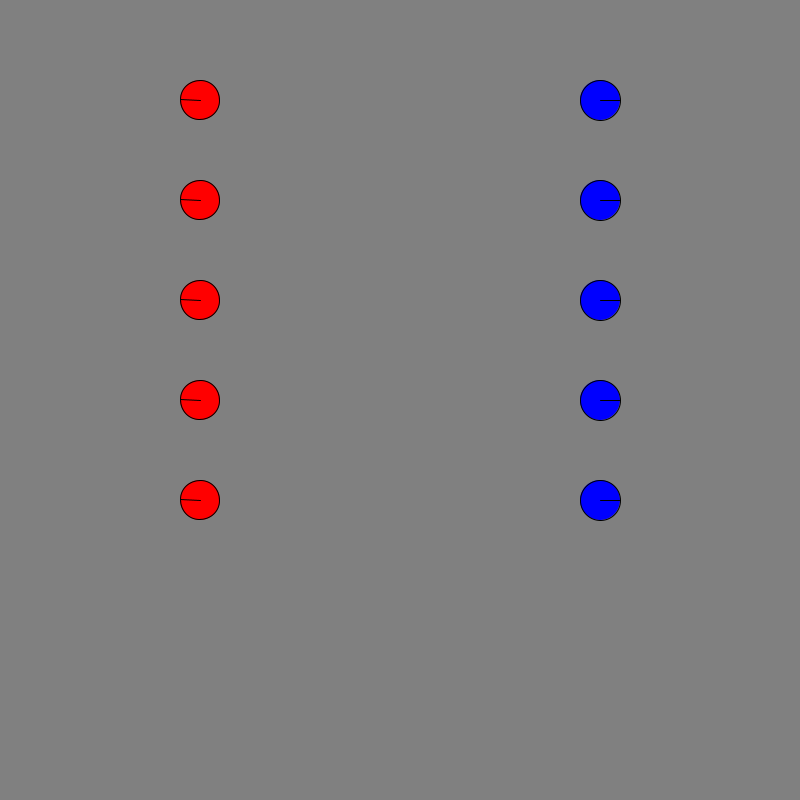
Frame 1 (no input)
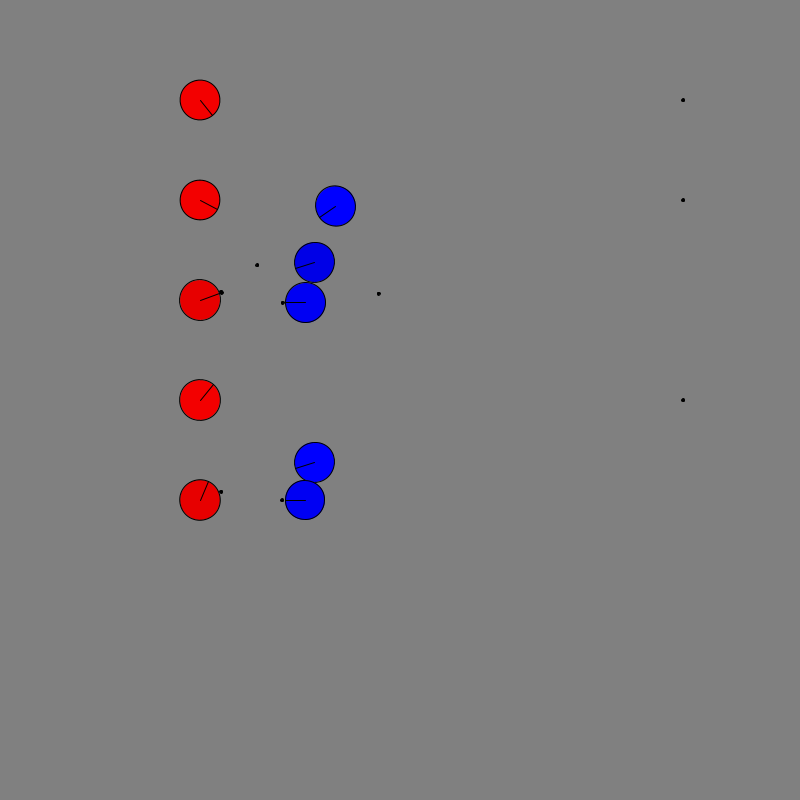
Frame 60 (the mouse pressed at the canvas centre just before this capture)
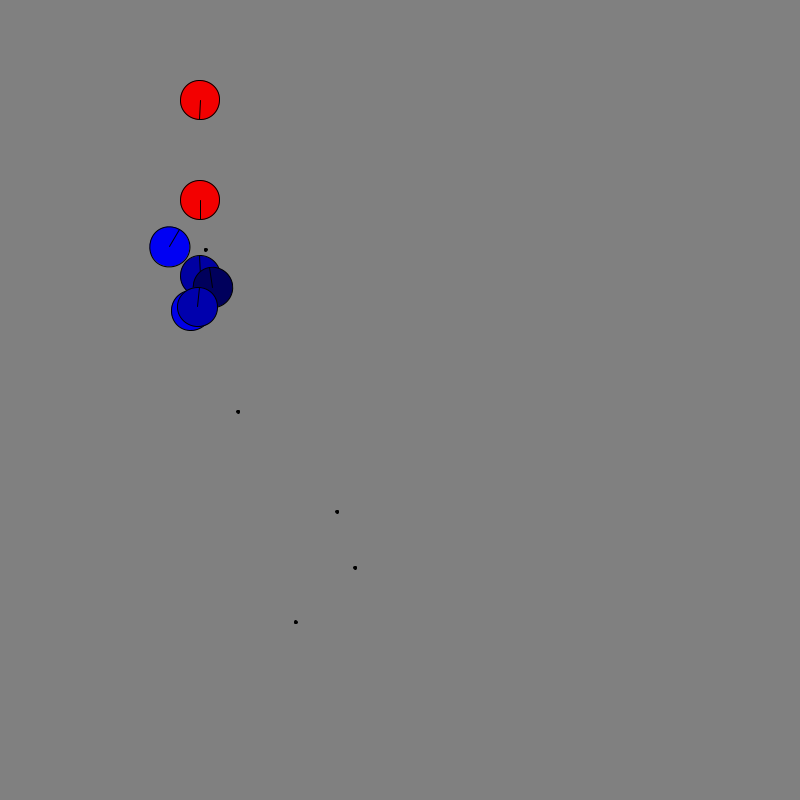
Frame 120 (the mouse held since frame 60 and released just before this capture)

The Processing sketch that drew these frames (run headless with seeded random() and noise(); from frame 60 on, the mouse is pressed at the canvas centre):

// Processing sketch: behavior_tree
// ── behavior_tree.pde
import java.util.HashMap;

static final float AGENT_RADIUS = 20;
static final int ARENA_SIZE = 800;
static final int TEAM_SIZE = 5;
// Agent max speed
static final float MAX_SPEED = 5;
static final float MAX_ACCEL = 10;
// Max time to enemy:  max seconds in the future to predict enemy movement for pursue
static final float MAX_TIME_TO_ENEMY = 2;
static final float MAX_ROT_SPEED = ((float) Math.PI)/10;
static final float ALIGN_TARGET_RAD = ((float) Math.PI)/60;
static final float ALIGN_SLOW_RAD = ((float) Math.PI)/15;
static final float BULLET_WIDTH = 3;
static final float BULLET_SPEED = 10;
static final int MAX_HEALTH = 20;

// Return codes for Behavior Tree tasks.
// If you wanted to implement an action that takes several frames,
// you could add a BUSY signal as well as a way to keep track of where
// you are in the tree, picking up again on the next frame.  But this assignment
// doesn't require that.
static final int FAIL = 0;
static final int SUCCESS = 1;

Agent[] redTeam = new Agent[TEAM_SIZE];
Agent[] blueTeam = new Agent[TEAM_SIZE];

class Agent {
  float x;
  float y;
  boolean redTeam;
  float angle;
  Blackboard blackboard;
  Task btree;
  PVector velocity;
  PVector linear_steering;
  float rotational_steering;
  boolean dead;
  boolean firing;
  Bullet bullet;
  int health;

  Agent(float x, float y, boolean redTeam, float angle) {
    this.x = x;
    this.y = y;
    this.redTeam = redTeam;
    this.angle = angle;
    this.blackboard = new Blackboard();
    this.velocity = new PVector(0, 0);
    this.linear_steering = new PVector(0, 0);
    this.rotational_steering = 0;
    this.dead = false;
    this.firing = false;
    this.bullet = new Bullet();
    this.health = MAX_HEALTH;
  }

  void draw() {
    if (dead) {
      return;
    }
    translate(x, y);
    rotate(angle);
    if (redTeam) {
      fill(255*(health+2)/(MAX_HEALTH+2), 0, 0);
    } else {
      fill(0, 0, 255*(health+2)/(MAX_HEALTH+2));
    }
    ellipse(0, 0, AGENT_RADIUS*2, AGENT_RADIUS*2);
    line(0, 0, AGENT_RADIUS, 0);
    rotate(-angle);
    translate(-x, -y);
  }
  
  void setBTree(Task btree) {
    this.btree = btree;
  }

  void act() {
    checkDeath();
    if (dead) {
      return;
    }
    linear_steering = new PVector(0,0);
    rotational_steering = 0;
    
    if(blackboard.allEnemiesDead())
    return;
    
    if(btree.execute() == 0)
    {
      btree = btree.leftAction(blackboard);
    }
    else
    {
      btree = btree.rightAction(blackboard);
    }
    if (linear_steering.mag() > MAX_ACCEL) {
      linear_steering.setMag(MAX_ACCEL);
    }
    velocity.add(linear_steering);
    if (velocity.mag() > MAX_SPEED) {
      velocity.setMag(MAX_SPEED);
    }
    x += velocity.x;
    y += velocity.y;
    if (Math.abs(rotational_steering) > MAX_ROT_SPEED) {
      rotational_steering = Math.copySign(MAX_ROT_SPEED, rotational_steering);
    }
    angle += rotational_steering;
    if (firing && !bullet.active) {
      PVector firingVector = PVector.fromAngle(angle);
      PVector displacementVector = firingVector.copy().setMag(AGENT_RADIUS+BULLET_WIDTH);
      bullet = new Bullet(x + displacementVector.x, y + displacementVector.y,
                          firingVector);
      bullet.draw();
    } else if (bullet.active) {
      // We'll just do this here
      bullet.update();
      bullet.draw();
    }
  }
  
  // We will be in charge of damaging ourselves in response to enemy collisions & bullets;
  // same for them
  void checkDamage(Agent target) {
    if (target.dead) {
      return;
    }
    if (dist(x, y, target.x, target.y) < AGENT_RADIUS *2) {
      health--;
    }
    if (dist(x, y, target.bullet.x, target.bullet.y) < AGENT_RADIUS + BULLET_WIDTH/2) {
      health--;
      target.bullet.active = false;
    }
    // Death checked later to avoid unfair tiebreaking
    return;
  }
  
  void checkDeath() {
    if (health <= 0) {
      dead = true;
    }
  }
  
}

class Bullet {
  boolean active;
  float x;
  float y;
  PVector velocity;
  
  Bullet() {
    active = false;
    x = 0;
    y = 0;
    velocity = new PVector(0,0);
  }
  
  Bullet(float x, float y, PVector direction) {
    active = true;
    this.x = x;
    this.y = y;
    this.velocity = direction.setMag(BULLET_SPEED);
  }
  
  void draw() {
    if (!active) {
      return;
    }
    fill(0,0,0);
    ellipse(x,y, BULLET_WIDTH, BULLET_WIDTH);
  }
  
  void update() {
    if (!active) {
      return;
    }
    x += velocity.x;
    y += velocity.y;
    if (x < 0 || y < 0 || x > ARENA_SIZE || y > ARENA_SIZE) {
      // offscreen
      active = false;
    }
    // We handle collisions elsewhere
  }
  
}

void settings() {
  size(ARENA_SIZE, ARENA_SIZE);
}

void setup() {

  for (int i = 0; i < TEAM_SIZE; i++) {
    redTeam[i] = new Agent((float)ARENA_SIZE/4, (float)ARENA_SIZE/8 + 100*i, true, (float)PI);
    redTeam[i].blackboard.put("Friends", redTeam);
    redTeam[i].blackboard.put("Enemies", blueTeam);
    redTeam[i].blackboard.put("Agent", redTeam[i]);
    redTeam[i].setBTree(new Mark(redTeam[i].blackboard));
    blueTeam[i] = new Agent((float)3*ARENA_SIZE/4, (float)ARENA_SIZE/8 + 100*i, false, 0);
    blueTeam[i].blackboard.put("Enemies", redTeam);
    blueTeam[i].blackboard.put("Friends", blueTeam);
    blueTeam[i].blackboard.put("Agent", blueTeam[i]);
    blueTeam[i].setBTree(new Mark(blueTeam[i].blackboard));
    
    
  }
  blueTeam[0].blackboard.leader = true;
}

void draw() {
  background(128,128,128);
  //delay(50);
  for (int i = 0; i < TEAM_SIZE; i++) {
    redTeam[i].act();
    blueTeam[i].act();
  }
  for (int i = 0; i < TEAM_SIZE; i++) {
    for (int j = 0; j < TEAM_SIZE; j++) {
      redTeam[i].checkDamage(blueTeam[j]);
      blueTeam[i].checkDamage(redTeam[j]);
    }
    redTeam[i].draw();
    blueTeam[i].draw();
  }
}

abstract class Task {
  abstract int execute();  // returns FAIL = 0, SUCCESS = 1
  Task success;
  Task fail;
  public Blackboard blackboard;
  
  abstract public Task leftAction(Blackboard bb);
  abstract public Task rightAction(Blackboard bb);
  // You can implement an abstract clone() here, or you may not find it necessary
}

class Blackboard {
  HashMap<String, Object> lookup;
  boolean marked;
  boolean pursuing;
  boolean aimed;
  boolean shooting;
  boolean leader;
  boolean busy;
  Agent target;
  

  Blackboard() {
    lookup = new HashMap<String, Object>();
    marked = false;
    pursuing = false;
    aimed = false;
    shooting = false;
    busy = false;
    target = null;
  }

  public Object get(String key) {
    return lookup.get(key);
  }

  public void put(String key, Object val) {
    lookup.put(key, val);
  }
  
  public boolean allEnemiesDead()
  {
    Agent[] enemies = (Agent[]) this.get("Enemies");
    int i;
    
    for(i=0; i<enemies.length; i++)
      if(!enemies[i].dead)
          break;
    
    if(i>=enemies.length)
    return true;
    
    return false;
  }
}

class Mark extends Task 
{
  Mark(Blackboard bb) {
    this.blackboard = bb;
  }
  
 int execute()
 {
    Agent agent = (Agent)blackboard.get("Agent");
    Agent[] targets = (Agent[])blackboard.get("Enemies");
    
    if(blackboard.target != null && blackboard.target.dead)
        for(int i=0; i<targets.length; i++)
          if(!targets[i].dead)
          blackboard.target = targets[i];
          
          
    for(int i=0; i<targets.length; i++)
    {
      if(blackboard.target == null && !targets[i].dead)
        blackboard.target = targets[i];
      if(!targets[i].dead)
        if(dist(agent.x, agent.y, targets[i].x, targets[i].y) < dist(agent.x, agent.y, blackboard.target.x, blackboard.target.y))
        {
          blackboard.target = targets[i];
        }
    }
    
    if(blackboard.target != null)
    {
      blackboard.busy = false;
      return SUCCESS;
    }
    
     return FAIL;
 }
 
 public Task leftAction(Blackboard bb)
 {
   return this;
 }
 
 public Task rightAction(Blackboard bb)
 {
   return new Pursue(blackboard);
 }
 
}

class Pursue extends Task 
{
  Pursue(Blackboard bb) {
    this.blackboard = bb;
  }
  
 int execute()
 {
    Agent agent = (Agent) blackboard.get("Agent");
    Agent enemy = blackboard.target;
    Agent[] enemies = (Agent[]) blackboard.get("Enemies");
    int i=0;
    
    while(i<TEAM_SIZE && enemies[i].dead)
    {
      i++;
    }
    
    if(i==TEAM_SIZE)
    {
      agent.velocity = new PVector(0, 0);
      return FAIL;
    }
    
    if(agent.redTeam)
      return SUCCESS;
    if(enemy!=null && !enemy.dead){
    PVector steering = new PVector(0, 0);
    
    PVector displacement = new PVector(agent.x - enemy.x, agent.y - enemy.y);
      steering.add(displacement);
      
    if (steering.mag() > MAX_ACCEL) {
      steering.setMag(MAX_ACCEL);
    }
    if(!agent.redTeam)
      agent.linear_steering.sub(steering);
      
      blackboard.busy = true;
      
      return SUCCESS;
      
    }
    
    return FAIL;
 }
 
 public Task leftAction(Blackboard bb)
 {
   return new Help(blackboard);
 }
 
 public Task rightAction(Blackboard bb)
 {
   return new Aim(blackboard);
 }
 
}

class Aim extends Task 
{
  Aim(Blackboard bb) {
    this.blackboard = bb;
  }
  
 int execute()
 {
   Agent agent = (Agent)blackboard.get("Agent");
   PVector direction;
    if(blackboard.target != null)
    {
      direction = new PVector(blackboard.target.x - agent.x, blackboard.target.y - agent.y);
      direction.normalize();
      float angle = direction.heading();
      
      if (angle != agent.angle) 
      {
        float difference = angle - agent.angle;
    
        while (difference < -PI) {
          difference += 2*PI;
        }
        while (difference >= PI) {
          difference -= 2*PI;
        }
      
        float rotationSize = abs(difference);
        if (rotationSize < ALIGN_TARGET_RAD) {
          return SUCCESS;
        }
        
        float targetRotation;
        if (rotationSize > ALIGN_SLOW_RAD) {
          targetRotation = MAX_ROT_SPEED;
        } else {
          targetRotation = MAX_ROT_SPEED * rotationSize / ALIGN_SLOW_RAD;
        }
        targetRotation *= difference / rotationSize;
        
        agent.angle += targetRotation;
        
        return FAIL;
      }
      
      return FAIL;
    }
    return FAIL;
 }
 
 public Task leftAction(Blackboard bb)
 {
   return this;
 }
 
 public Task rightAction(Blackboard bb)
 {
   return new Shoot(blackboard);
 }
 
}

class Shoot extends Task 
{
    Shoot(Blackboard bb) {
    this.blackboard = bb;
  }
  
 int execute()
 {
    Agent agent = (Agent) blackboard.get("Agent");
    Agent enemy = blackboard.target;
    
    if(agent.bullet.active)
    return FAIL;
    
    if(!enemy.dead && lineOfSight())
    {
      agent.firing = true;
      return SUCCESS;
    }
      agent.firing = false;
      blackboard.busy = false;
      return FAIL;
 }
 
 boolean lineOfSight()
 {
   Agent agent = (Agent) blackboard.get("Agent");
   Agent[] friends = (Agent[]) blackboard.get("Friends");
   Agent[] enemies = (Agent[]) blackboard.get("Enemies");
    Agent enemy = blackboard.target;
    
    PVector A, B;
    float dot, dist;
    
    for(int i=0; i<TEAM_SIZE; i++)
    {
      A = new PVector(friends[i].x - agent.x, friends[i].y - agent.y);
      B = new PVector(enemy.x - agent.x, enemy.y - agent.y);
      dot = PVector.dot(A, B)/B.mag();
      B.normalize();
      B.mult(dot);
      dist = dist(friends[i].x, friends[i].y, B.x, B.y);
      if(dist < AGENT_RADIUS)
        return false;
    }
    
    for(int i=0; i<TEAM_SIZE; i++)
    {
      if(enemies[i]!=enemy){
      A = new PVector(enemies[i].x - agent.x, enemies[i].y - agent.y);
      B = new PVector(enemy.x - agent.x, enemy.y - agent.y);
      dot = PVector.dot(A, B)/B.mag();
      B.normalize();
      B.mult(dot);
      dist = dist(enemies[i].x, enemies[i].y, B.x, B.y);
      if(dist < AGENT_RADIUS)
        return false;
      }
    }
    
    return true;
 }
 
 public Task leftAction(Blackboard bb)
 {
   return new Help(blackboard);
 }
 
 public Task rightAction(Blackboard bb)
 {
   return new Pursue(blackboard);
 }
 
}

class Help extends Task 
{
    Help(Blackboard bb) {
    this.blackboard = bb;
  }
  
 int execute()
 {
    Agent agent = (Agent) blackboard.get("Agent");
    Agent[] agents = (Agent[]) blackboard.get("Friends");
    Agent closest = null;
    for(int i=0; i<agents.length; i++)
    {
      if(agents[i] != agent && agents[i].blackboard.target != null && !agents[i].blackboard.target.dead)
        {
          if(closest == null)
            closest = agents[i];
          else if(dist(agent.x, agent.y, closest.x, closest.y) > dist(agent.x, agent.y, agents[i].x, agents[i].y))
            closest = agents[i];  
        }
    }
    
    if(closest!=null){
    blackboard.target = closest.blackboard.target;
    return SUCCESS;
    }
    
    return FAIL;
    
 }
 
 public Task leftAction(Blackboard bb)
 {
   return new Mark(blackboard);
 }
 
 public Task rightAction(Blackboard bb)
 {
   return new Pursue(blackboard);
 }
 
}
